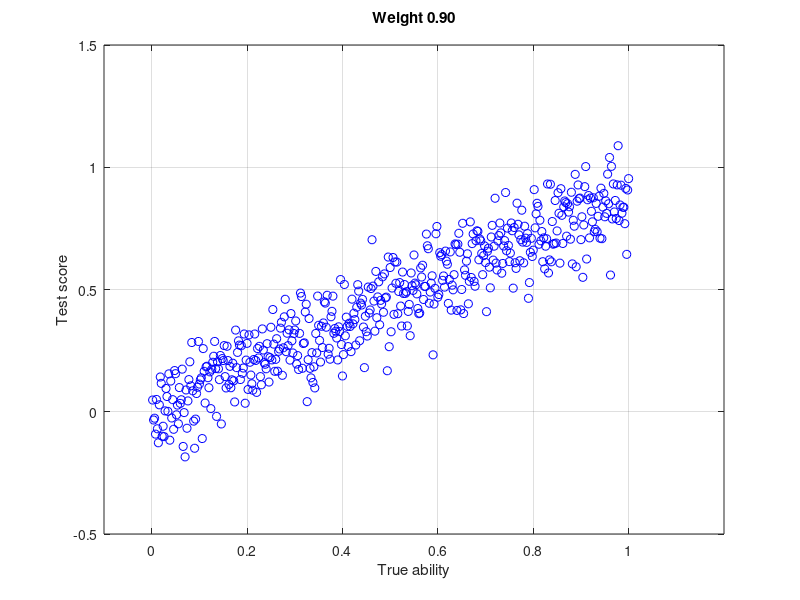
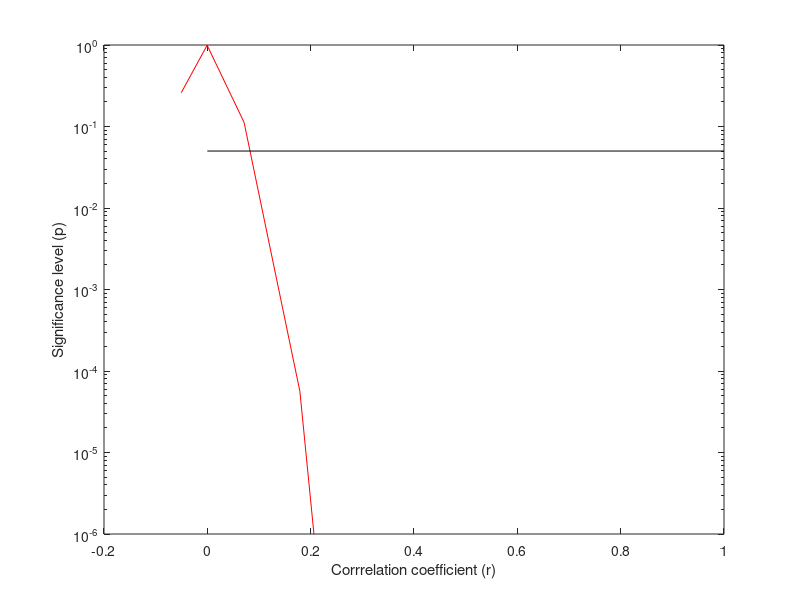

Recreate these plots in MATLAB, in order.
%
% Illustrate correlation coefficient

% Suppose we have 500 students with a range of abilities
N = 500;
ability = [1:N]'/N;

% When we administer a test, there will be noise in the measurement.  The
% st. dev. of the noise is about equal to the size of the ability range.
noise = randn(N,1);

% The test scores will be some weighted combination of the true ability and
% noise
wgt = [0:.15:0.9];
test = zeros(N,length(wgt));
for ii=1:length(wgt)
    test(:,ii) = wgt(ii)*ability + (1-wgt(ii))*noise;
end

% We can calculate the correlation (r value) and the likelihood that the correlation
% is statistically significant (p-value).
r = zeros(1,length(wgt));
p = zeros(1,length(wgt));

figure(1);
for ii=1:length(wgt)
    plot(ability, test(:,ii),'bo');
    set(gca,'xlim',[-0.1 1.2],'ylim',[-0.5 1.5]); grid on
    xlabel('True ability'); ylabel('Test score'); title(sprintf('Weight %.02f\n',wgt(ii)));
    pause
    [c,l] = corrcoef(ability,test(:,ii));
    r(ii) = c(1,2); 
    p(ii) = l(1,2);
end

% We can summarize the relationship between the r and p values for this
% sample size.
figure(2);
semilogy(r,p,'r-'); 
set(gca,'ylim',[1e-6 1])
line([0 1],[.05,.05],'color','k')
xlabel('Corrrelation coefficient (r)');
ylabel('Significance level (p)');